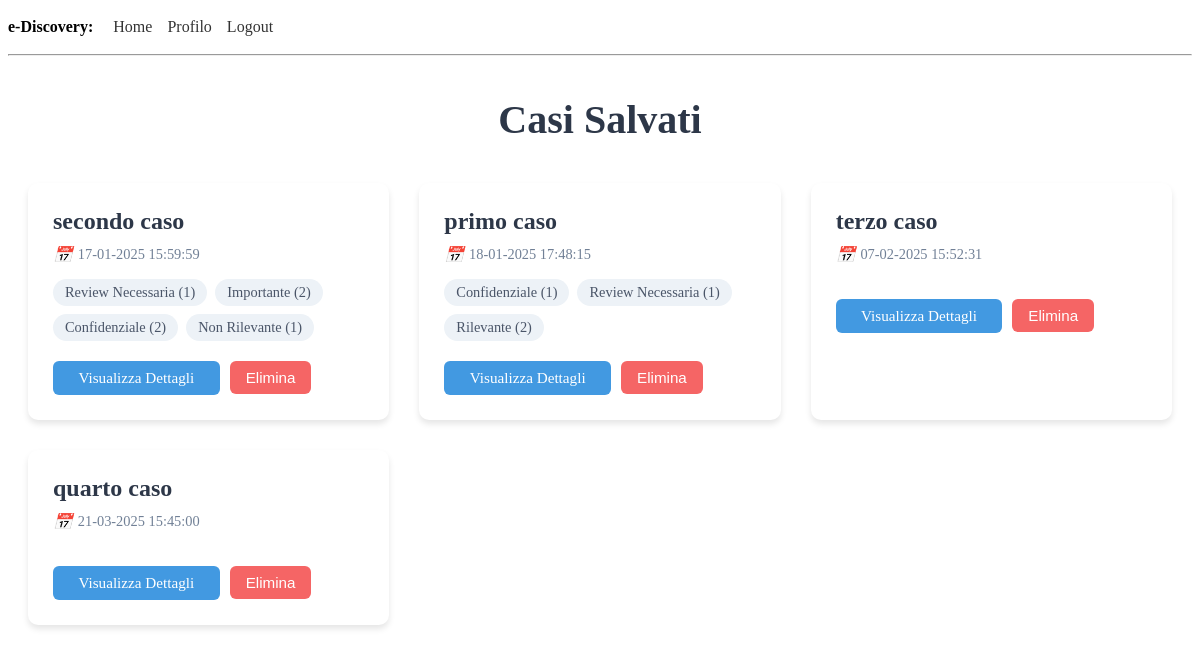
Screenshot of /cases (signed in) with the database file from the repository.
### app/models.py (models this page shows, shortened)
class Case(db.Model):
    __tablename__ = 'cases'
    id = db.Column(db.Integer, primary_key=True)
    name = db.Column(db.String(128), nullable=False, unique=True)
    created_at = db.Column(db.DateTime, default=lambda: datetime.now(timezone.utc))
    files = db.relationship('File', backref='case', lazy='dynamic')

class FileAnnotation(db.Model):
    __tablename__ = 'file_annotations'
    id = db.Column(db.Integer, primary_key=True)
    file_id = db.Column(db.Integer, db.ForeignKey('files.id'), nullable=False)
    label = db.Column(db.String(50), nullable=False)
    comment = db.Column(db.Text, nullable=True)
    created_at = db.Column(db.DateTime, default=lambda: datetime.now(timezone.utc))
    created_by = db.Column(db.Integer, db.ForeignKey('user.id'), nullable=False)
    user = db.relationship('User', backref='file_annotations')

### app/routes.py (the view)
@app.route('/cases')
@login_required
def cases():
    all_cases = Case.query.all()
    return render_template('cases.html', cases=all_cases, search_query=None)

### app/models.py (called while the page is built)
    @login.user_loader
    def load_user(id):
        return db.session.get(User, int(id))

### app/routes.py (called while the page is built)
@app.before_request
def before_request():
    if current_user.is_authenticated:
        current_user.last_seen = datetime.now(timezone.utc)
        db.session.commit()

def get_case_annotation_counts(case):
    counts = {}
    for file in case.files:
        for annotation in file.annotations:
            if annotation.label in counts:
                counts[annotation.label] += 1
            else:
                counts[annotation.label] = 1
    return counts

### app/templates/cases.html (shortened to what this page needs)
{% extends "base.html" %}
{% block content %}
<div class="cases-container">
    <div class="page-header">
        <h1>Casi Salvati</h1>
    </div>
    <div class="cases-grid">
        {% for case in cases %}
        <div class="case-card">
            <div class="case-header">
                <h2>{{case.name}}</h2>
                <span class="creation-date">
                    <i class="date-icon">📅</i>
                    {{case.created_at.strftime('%d-%m-%Y %H:%M:%S')}}
                </span>
            </div>
            <div class="case-annotations">
                {% set annotation_counts = get_case_annotation_counts(case) %}
                {% for label, count in annotation_counts.items() %}
                <a href="{{url_for('case_details', case_id=case.id, label_filter=label)}}" class="annotation-label">{{ label }} ({{ count }})</a>
                {% endfor %}
            </div>
            <div class="case-actions">
                <a href="{{url_for('case_details', case_id=case.id)}}" class="action-button view">Visualizza Dettagli</a>
                <form action="{{url_for('delete_case', case_id=case.id)}}" method="post" class="delete-form">
                    <button type="submit" class="action-button delete" onclick="return confirm('Sei sicuro di voler eliminare questo caso???')">
                        Elimina
                    </button>
                </form>
            </div>
        </div>
        {% else %}
        <div class="no-cases">
            <p>Non ci sono casi salvati</p>
            <a href="{{url_for('create_case')}}" class="create-case-button">Crea il tuo primo caso</a>
        </div>
        {% endfor %}
    </div>
</div>
{% endblock %}

### app/templates/base.html (shortened to what this page needs)
<!DOCTYPE html>
<html lang="en">
<head>
</head>
<body>
    <div class="navbar">
        <span class="brand">e-Discovery:</span>
        <nav class="nav-links">
            <a href="{{url_for('index')}}">Home</a>
            {% if current_user.is_anonymous %}
            <a href="{{url_for('login')}}">Login</a>
            {% else %}
            <a href="{{ url_for('user', username=current_user.username) }}">Profilo</a>
            <a href="{{url_for('logout')}}">Logout</a>
            {% endif %}
        </nav>
    </div>
    <hr>
    {% block content %}{% endblock %}
</body>
</html>

### app/templates/cases.html (style rules this page uses)
.cases-container { max-width: 1200px; margin: 40px auto; padding: 0 20px; }
.page-header { text-align: center; margin-bottom: 40px; }
.page-header h1 { color: #2d3748; font-size: 2.5em; margin: 0; }
.cases-grid { display: grid; grid-template-columns: repeat(auto-fill, minmax(350px, 1fr)); gap: 30px; }
.case-card { background: white; border-radius: 10px; box-shadow: 0 4px 6px rgba(0, 0, 0, 0.1); padding: 25px; transition: transform 0.2s, box-shadow 0.2s; }
.case-header { margin-bottom: 15px; }
.case-header h2 { color: #2d3748; font-size: 1.5em; margin: 0 0 10px 0; }
.creation-date { color: #718096; font-size: 0.9em; display: flex; align-items: center; gap: 5px; }
.date-icon { font-size: 1.1em; }
.case-annotations { display: flex; flex-wrap: wrap; gap: 8px; margin: 15px 0; }
.annotation-label { background: #edf2f7; color: #4a5568; padding: 5px 12px; border-radius: 15px; font-size: 0.9em; text-decoration: none; transition: background-color 0.2s; }
.case-actions { display: flex; gap: 10px; margin-top: 20px; }
.action-button { padding: 8px 16px; border-radius: 6px; font-size: 0.95em; text-decoration: none; text-align: center; transition: opacity 0.2s; flex: 1; border: none; cursor: pointer; }
.action-button.view { background: #4299e1; color: white; }
.action-button.delete { background: #f56565; color: white; }
.delete-form { flex: 1; margin: 0; }

### app/templates/base.html (style rules this page uses)
.navbar { padding: 10px 0; display: flex; align-items: center; gap: 10px; }
.brand { font-weight: bold; margin-right: 10px; }
.nav-links { display: flex; align-items: center; gap: 15px; }
.nav-links a { text-decoration: none; color: #333; }
.delete-form { margin: 0; padding: 0; display: inline; }

### rows the page displays
Case: name "secondo caso", created_at "17-01-2025 15:59:59"
FileAnnotation: label "Review Necessaria", count "1"
FileAnnotation: label "Importante", count "2"
FileAnnotation: label "Confidenziale", count "2"
FileAnnotation: label "Non Rilevante", created_by "1"
Case: name "primo caso", created_at "18-01-2025 17:48:15"
FileAnnotation: label "Confidenziale", created_by "1"
FileAnnotation: label "Review Necessaria", created_by "1"
FileAnnotation: label "Rilevante", id "2"
Case: name "terzo caso", created_at "07-02-2025 15:52:31"
Case: name "quarto caso", created_at "21-03-2025 15:45:00"
